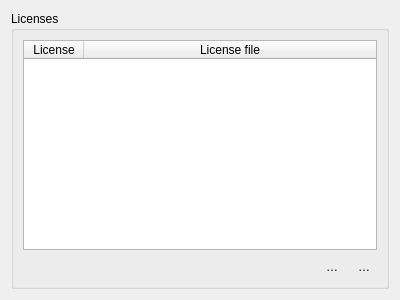
<?xml version="1.0" encoding="UTF-8"?>
<ui version="4.0">
 <class>Form</class>
 <widget class="QWidget" name="Form">
  <property name="geometry">
   <rect>
    <x>0</x>
    <y>0</y>
    <width>400</width>
    <height>300</height>
   </rect>
  </property>
  <property name="windowTitle">
   <string notr="true">Form</string>
  </property>
  <layout class="QHBoxLayout" name="horizontalLayout">
   <item>
    <widget class="QGroupBox" name="groupBox">
     <property name="sizePolicy">
      <sizepolicy hsizetype="Ignored" vsizetype="Preferred">
       <horstretch>1</horstretch>
       <verstretch>0</verstretch>
      </sizepolicy>
     </property>
     <property name="minimumSize">
      <size>
       <width>150</width>
       <height>0</height>
      </size>
     </property>
     <property name="baseSize">
      <size>
       <width>0</width>
       <height>0</height>
      </size>
     </property>
     <property name="title">
      <string>Licenses</string>
     </property>
     <layout class="QVBoxLayout" name="verticalLayoutLicenses">
      <item>
       <widget class="QTableWidget" name="tableWidget">
        <property name="editTriggers">
         <set>QAbstractItemView::NoEditTriggers</set>
        </property>
        <property name="selectionMode">
         <enum>QAbstractItemView::SingleSelection</enum>
        </property>
        <property name="selectionBehavior">
         <enum>QAbstractItemView::SelectRows</enum>
        </property>
        <property name="columnCount">
         <number>2</number>
        </property>
        <attribute name="horizontalHeaderVisible">
         <bool>true</bool>
        </attribute>
        <attribute name="horizontalHeaderDefaultSectionSize">
         <number>60</number>
        </attribute>
        <attribute name="horizontalHeaderStretchLastSection">
         <bool>true</bool>
        </attribute>
        <attribute name="verticalHeaderVisible">
         <bool>false</bool>
        </attribute>
        <column>
         <property name="text">
          <string>License</string>
         </property>
        </column>
        <column>
         <property name="text">
          <string>License file</string>
         </property>
        </column>
       </widget>
      </item>
      <item>
       <layout class="QHBoxLayout" name="hLayout">
        <item>
         <spacer name="hSpacer">
          <property name="orientation">
           <enum>Qt::Horizontal</enum>
          </property>
          <property name="sizeHint" stdset="0">
           <size>
            <width>40</width>
            <height>20</height>
           </size>
          </property>
         </spacer>
        </item>
        <item>
         <widget class="QToolButton" name="addButton">
          <property name="text">
           <string notr="true">…</string>
          </property>
          <property name="autoRaise">
           <bool>true</bool>
          </property>
         </widget>
        </item>
        <item>
         <widget class="QToolButton" name="removeButton">
          <property name="text">
           <string notr="true">…</string>
          </property>
          <property name="autoRaise">
           <bool>true</bool>
          </property>
         </widget>
        </item>
       </layout>
      </item>
     </layout>
    </widget>
   </item>
  </layout>
 </widget>
 <resources/>
 <connections/>
</ui>
